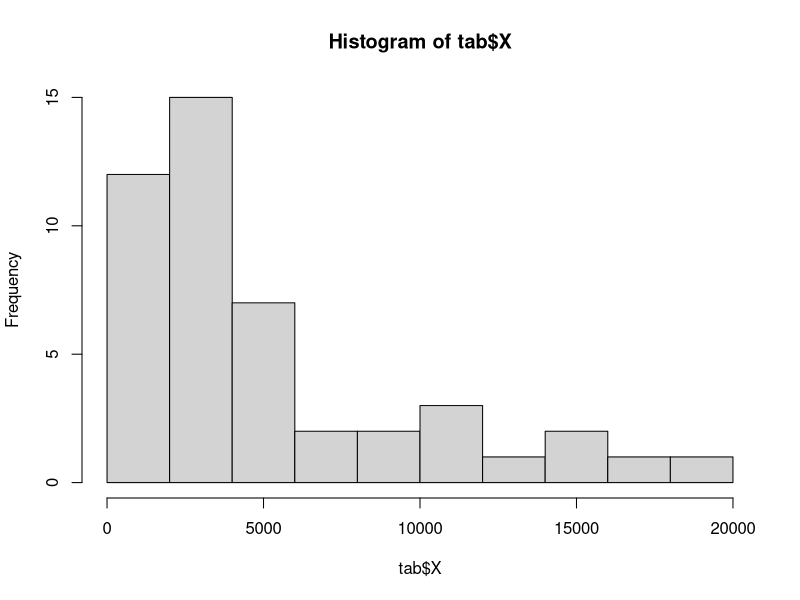
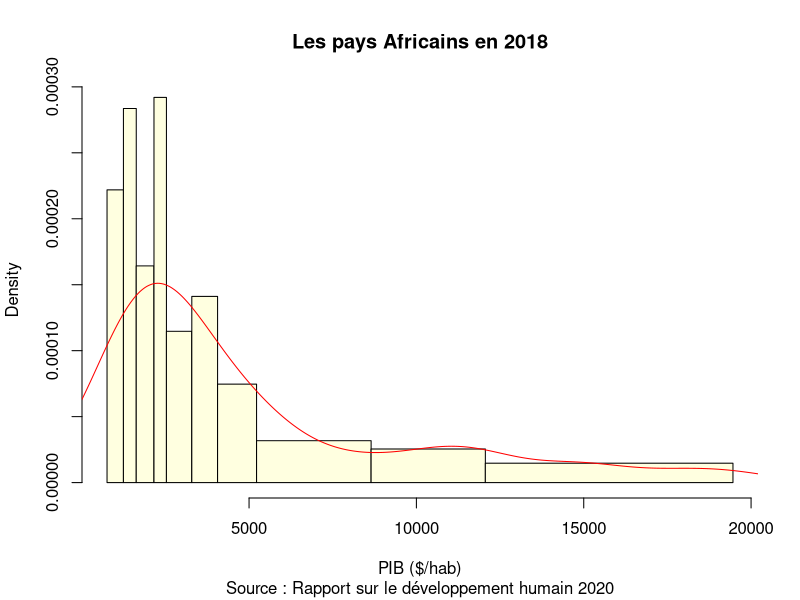
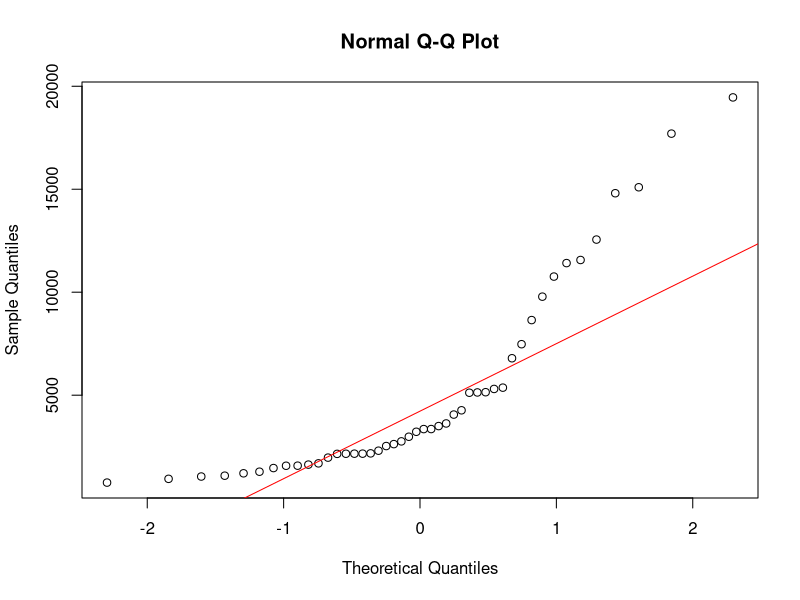
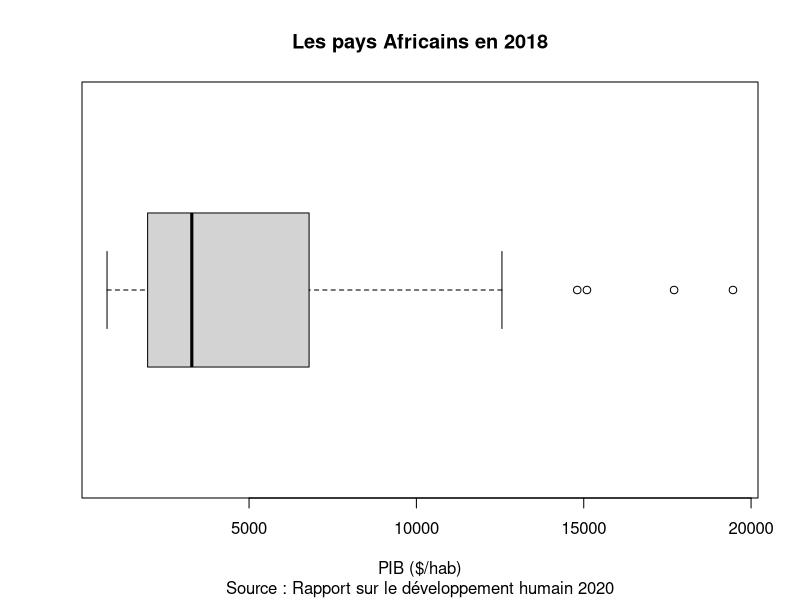
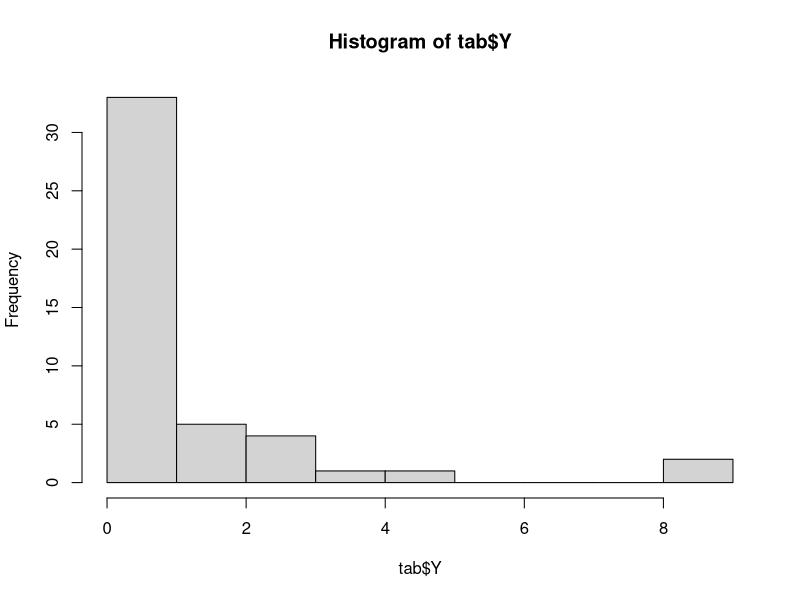
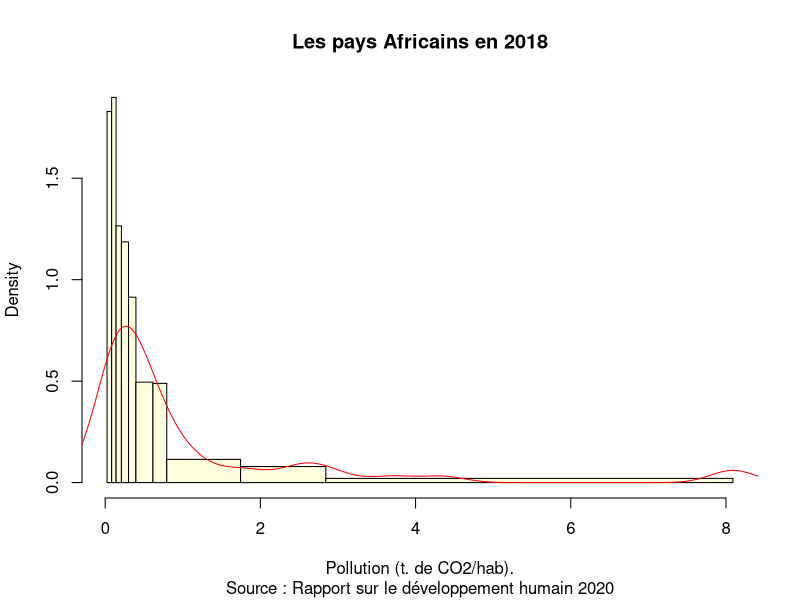
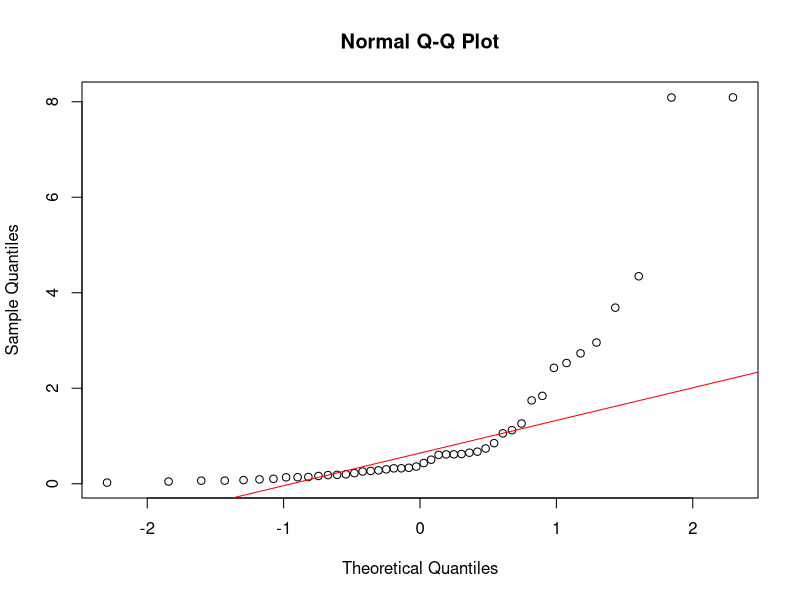
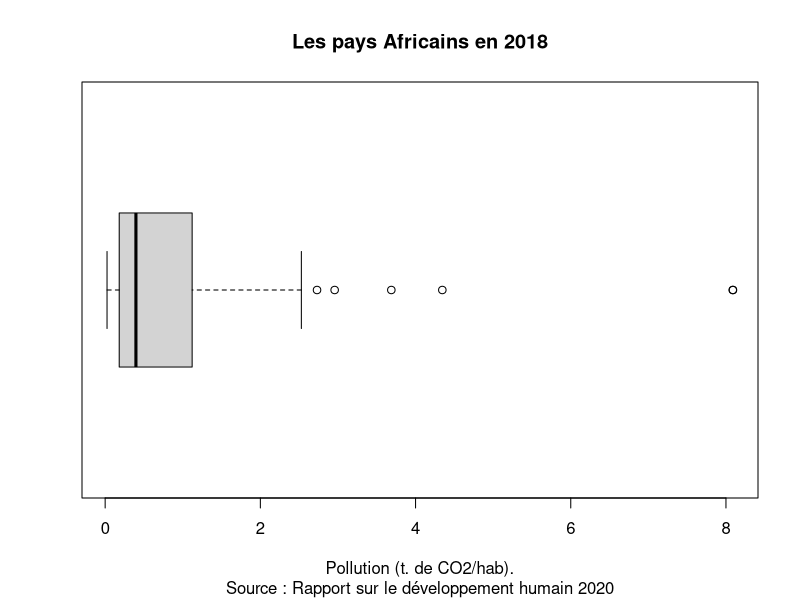

Recreate these plots in R, in order.
## ---- chunk 1
knitr::opts_chunk$set(echo = TRUE)
library(knitr)
library(car)
## ---- chunk 2
don<-read.csv2("data/DEV-AFRIC-2018/data/afrika_don.csv")
head(don)
## ---- chunk 3
# Création des variables X et X
don$X<-don$PIB
don$Y<-don$CO2HAB

# Sélection des colonnes
tab<-don[,c("iso3","name","X","Y")]

# Elimination des lignes comportant des valeurs manquantes
tab<-na.omit(tab)
## ---- chunk 4
nomX <- "PIB ($/hab)"
nomY <- "Pollution (t. de CO2/hab)." 
titre <- "Les pays Africains en 2018"
note <- "Source : Rapport sur le développement humain 2020"
## ---- chunk 5
summary(tab$X)
## ---- chunk 6
hist(tab$X)
## ---- chunk 7
hist(tab$X, 
     xlab=nomX,
     breaks=quantile(tab$X, c(0,0.1,0.2,0.3,0.4,0.5,0.6,0.7,0.8,0.9,1)),
     main = titre,
     sub = note,
     col = "lightyellow")
lines(density(tab$X),col="red")
## ---- chunk 8
# Graphique 
qqnorm(tab$X)
qqline(tab$X, col = "red")

# test
shapiro.test(tab$X)
## ---- chunk 9

boxplot(tab$X, 
        horizontal = T,
        xlab = nomX,
        main = titre,
        sub = note)
## ---- chunk 10
Q1 <- quantile(tab$X,0.25)
Q3 <- quantile(tab$X,0.75)
out_max <- Q3 + 1.5*(Q3-Q1)
tab_out <- tab[tab$X>out_max,]
tab_out
## ---- chunk 11
summary(tab$Y)
## ---- chunk 12
hist(tab$Y)
## ---- chunk 13
hist(tab$Y, 
     xlab=nomY,
     breaks=quantile(tab$Y, c(0,0.1,0.2,0.3,0.4,0.5,0.6,0.7,0.8,0.9,1)),
     main = titre,
     sub = note,
     col="lightyellow")
lines(density(tab$Y),col="red")
## ---- chunk 14
# Graphique 
qqnorm(tab$Y)
qqline(tab$Y, col = "red")

# test
shapiro.test(tab$Y)
## ---- chunk 15
boxplot(tab$Y, 
        horizontal = T,
        xlab = nomY,
        main = titre,
        sub = note)
## ---- chunk 16
Q1 <- quantile(tab$Y,0.25)
Q3 <- quantile(tab$Y,0.75)
out_max <- Q3 + 1.5*(Q3-Q1)
tab_out <- tab[tab$Y>out_max,]
tab_out
## ---- chunk 17
plot(tab$X,tab$Y)
## ---- chunk 18
plot(tab$X,tab$Y,
     cex = 0.6,
     pch = 19,
     col = "red",
     xlab = nomX,
     ylab = nomY,
     main = titre,
     sub = note)

text(tab$X, tab$Y, tab$iso3,
     cex = 0.6,
     col = "blue",
     pos = 1)


## ---- chunk 19
cor.test(tab$X,tab$Y)
cor(tab$X,tab$Y)**2
## ---- chunk 20
cor.test(tab$X,tab$Y, method = "spearman")
## ---- chunk 21
modreglin <- lm(tab$Y~tab$X)
summary(modreglin)
## ---- chunk 22
plot(tab$X,tab$Y,
     cex = 0.6,
     pch = 19,
     col = "red",
     xlab = nomX,
     ylab = nomY,
     main = titre,
     sub = note)
text(tab$X, tab$Y, tab$iso3,
     cex = 0.6,
     col = "blue",
     pos = 1)
abline(modreglin, col ="black", lwd =2)

## ---- chunk 23
# Extraction des valeurs estimées et résiduelles
tab$Yest <- modreglin$fitted.values
tab$Yres <- modreglin$residuals

# Affichage du tableau trié
tab[order(tab$Yres),]

## ---- chunk 24
library(car)
plot(modreglin,
     which = 1,
     labels.id = tab$name,
     col="red")

durbinWatsonTest(modreglin)
## ---- chunk 25
plot(modreglin,
     which = 2,
     labels.id = tab$name,
     col="red")

shapiro.test(tab$Yres)
## ---- chunk 26
plot(modreglin,
     which = 3,
     labels.id = tab$name,
     col="red")

ncvTest(modreglin)
## ---- chunk 27
plot(modreglin,
     which = 4,
     labels.id = tab$name,
     col="red")

outlierTest(modreglin, labels = tab$name)


## ---- chunk 28
par(mfrow=c(2,2))
plot(modreglin,
     which = c(1,2,3,4),
     labels.id = tab$name,
     col="red")

## ---- chunk 29
tab2<-tab[!(tab$iso3 %in% c("ZAF","BWA","LBY")),]
## ---- chunk 30
cor.test(tab2$X,tab2$Y, method="pearson")
cor.test(tab2$X,tab2$Y, method="spearman")
## ---- chunk 31
modreglin2 <- lm(tab2$Y~tab2$X)
summary(modreglin2)
# Extraction des valeurs estimées et résiduelles
tab2$Yest <- modreglin2$fitted.values
tab2$Yres <- modreglin2$residuals
## ---- chunk 32
plot(tab2$X,tab2$Y,
     cex = 0.6,
     pch = 19,
     col = "red",
     xlab = nomX,
     ylab = nomY,
     main = titre,
     sub = note)
text(tab2$X, tab2$Y, tab2$iso3,
     cex = 0.6,
     col = "blue",
     pos = 1)
abline(modreglin2, col ="black", lwd =2)

## ---- chunk 33
par(mfrow=c(2,2))
plot(modreglin2,
     which = c(1,2,3,4),
     labels.id = tab2$name,
     col="red")

durbinWatsonTest(modreglin2)
shapiro.test(tab2$Yres)
ncvTest(modreglin2)
outlierTest(modreglin2,labels = tab2$name)


## ---- chunk 34
par(mfrow=c(2,2))

plot(tab$X,tab$Y, main = "Linéaire : Y=a.X+b", pch=20, col="red",cex=0.5)
plot(tab$X,log(tab$Y), main = "Exponentiel : log(Y)=a.X+b", pch=20, col="red",cex=0.5)
plot(log(tab$X),tab$Y, main = "Logarithmique : Y = a.log(X)+b", pch=20, col="red",cex=0.5)
plot(log(tab$X),log(tab$Y), main = "Puissance : log(Y) = a.log(X)+b", pch=20, col="red",cex=0.5)
## ---- chunk 35
paste("Linéaire : ",round(cor(tab$X,tab$Y),3))
paste("Exponentiel : ", round(cor(tab$X,log(tab$Y)),3))
paste("Logarithmique : ",round(cor(log(tab$X),tab$Y),3))
paste("Puissance : ", round(cor(log(tab$X),log(tab$Y)),3))
## ---- chunk 36
don$X<-log(don$PIB)
don$Y<-log(don$CO2)
tab3<-don[,c("iso3","name","X","Y")]
tab3<-tab3[complete.cases(tab3), ]
nomXlog <- "log(PIB en $/hab)"
nomYlog <- "log(CO2 en t./hab)" 
titre <- "Les pays Africains en 2018"
note <- "Source : Rapport sur le développement humain 2020"

## ---- chunk 37
modregpuis <- lm(tab3$Y~tab3$X)
summary(modregpuis)
# Extraction des valeurs estimées et résiduelles
tab3$Yest <- modregpuis$fitted.values
tab3$Yres <- modregpuis$residuals
## ---- chunk 38
plot(tab3$X,tab3$Y,
     cex = 0.6,
     pch = 19,
     col = "red",
     xlab = nomXlog,
     ylab = nomYlog,
     main=titre,
     sub = note)
text(tab3$X, tab3$Y, tab3$iso3,
     cex = 0.6,
     col = "blue",
     pos = 1)
abline(modregpuis, col ="black", lwd =2)

## ---- chunk 39
par(mfrow=c(2,2))
plot(modregpuis,
     which = c(1,2,3,4),
     labels.id = tab3$name,
     col="red")

durbinWatsonTest(modregpuis)
shapiro.test(tab3$Yres)
ncvTest(modregpuis)
outlierTest(modregpuis,labels = tab3$name)

## ---- chunk 40
x<-seq(0,20000,100)
y<- 0.000003*(x**1.47)
plot(x,y,
     type="l",
     col="red",
     lwd =2,
     xlab = "PIB en $/hab.",
     ylab = "Estimation du CO2 en t./hab",
     main = "Modèle final") 
grid()
